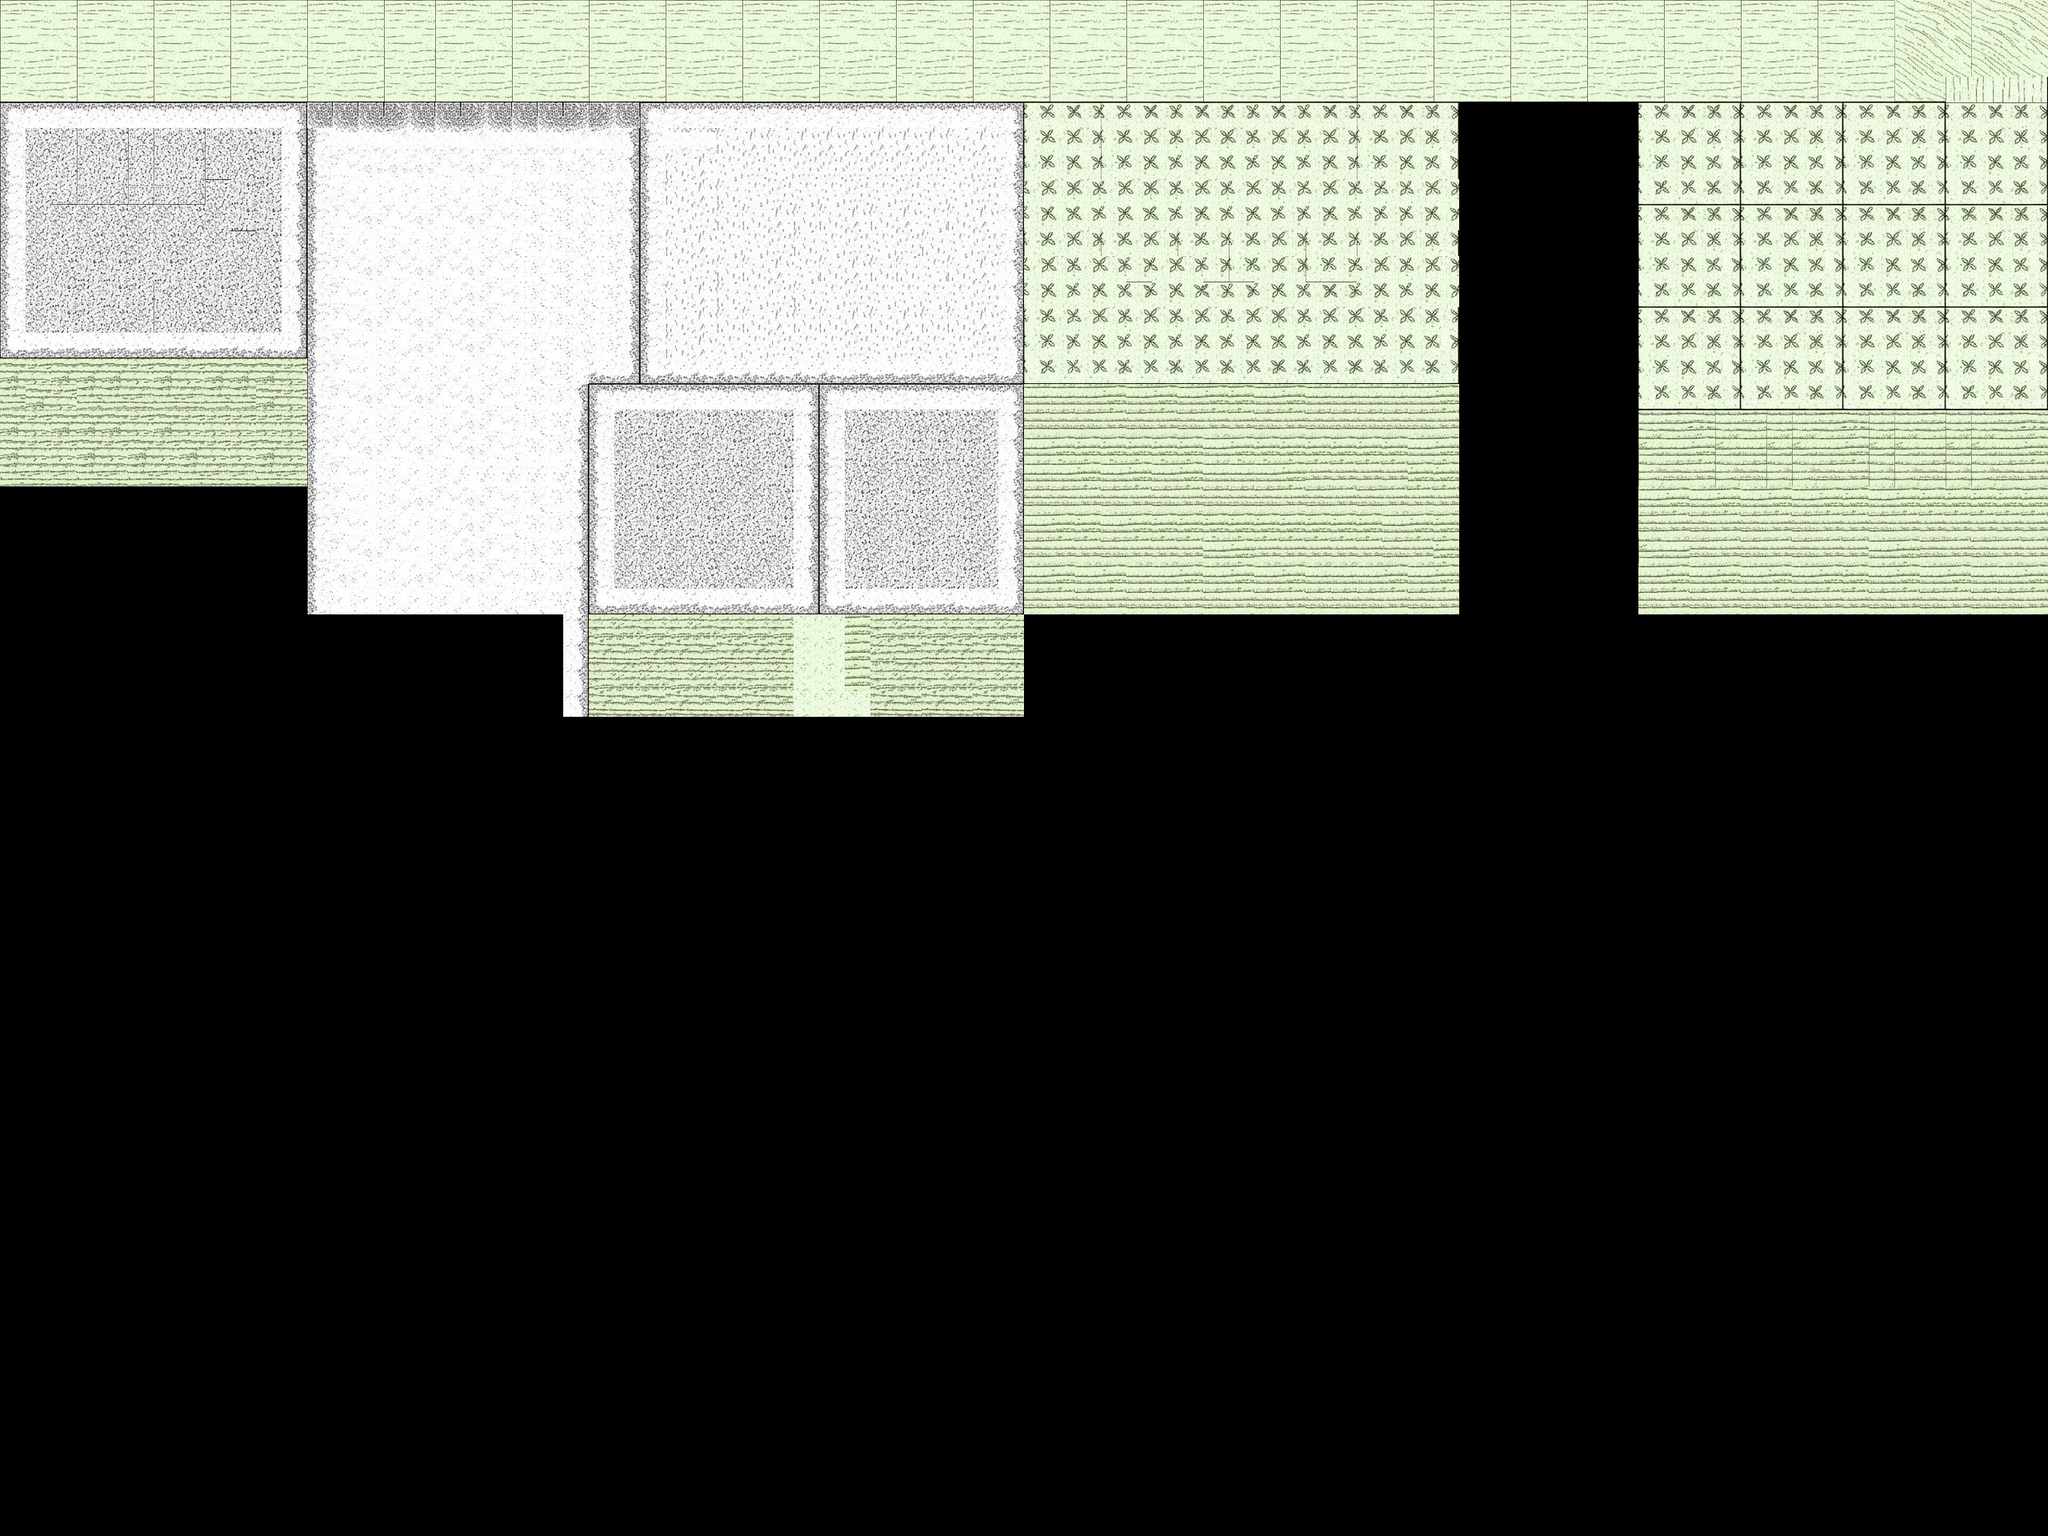

This is a level from a 2D game, rendered from its Tiled map with the project's own tilesets. A one-line summary and the map file follow, with tile-layer data summarised:
An orthogonal 80x60 tile map with 32x32 px tiles, 1 tile layer (Tile Layer 1).

<map version="1.10" tiledversion="1.11.2" orientation="orthogonal" renderorder="right-down" width="80" height="60" tilewidth="32" tileheight="32" infinite="0" nextlayerid="2" nextobjectid="1">
 <tileset firstgid="1" source="valley_v3.tsx" />
 <layer id="1" name="Tile Layer 1" width="80" height="60">
  <data>[4800 cells, 1792 non-empty, 101 distinct tile ids]</data>
 </layer>
</map>
